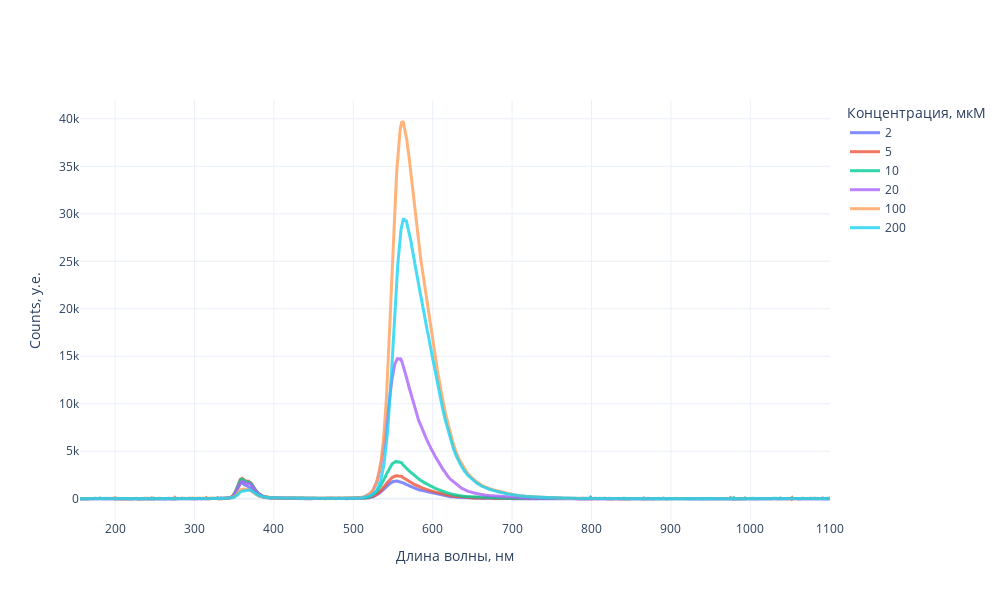

The notebook cell this image was saved under:
### Code cell
fig = go.Figure()

# две кривые
fig.add_trace(go.Scatter(x=R6['nm'], y=R6['I'], name="2", opacity=0.8,line={'width': 3}))
fig.add_trace(go.Scatter(x=R5['nm'], y=R5['I'], name="5", opacity=0.8,line={'width': 3}))
fig.add_trace(go.Scatter(x=R4['nm'], y=R4['I'], name="10", opacity=0.8,line={'width': 3}))
fig.add_trace(go.Scatter(x=R3['nm'], y=R3['I'], name="20", opacity=0.8,line={'width': 3}))
fig.add_trace(go.Scatter(x=R2['nm'], y=R2['I'], name="100", opacity=0.8,line={'width': 3}))
fig.add_trace(go.Scatter(x=R1['nm'], y=R1['I'], name="200", opacity=0.8,line={'width': 3}))

# fig.add_trace(go.Scatter(x=Abs6['нм'], y=Abs6['Abs'], name="Abs6", opacity=0.8,line={'width': 2}))

# fig.add_trace(go.Scatter(x=Abs8['нм'], y=Abs8['Abs'], name="Abs8", opacity=0.8,line={'width': 2}))
# свойства графика
fig.update_layout(
    height=600, width=1000,  # размер фигуры
    # title_text='Спектры флуоресценции родамина при различных концентрациях',
    # title_text=r'$\sqrt{(n_\text{c}(t|{T_\text{early}}))}$',
    title_font_size=20,
    yaxis_title='Counts, у.е.' ,
    xaxis_title="Длина волны, нм" ,
    legend_title_text = 'Концентрация, мкМ'
    # xaxis_rangeslider_visible=True  # слайдер
)
fig.update_xaxes(
    # range=[500, 4000],  # ограничение графика
    zeroline=True,  # рисовать линию x=0
    zerolinewidth=2  # толщина линии x=0
)
# fig.update_yaxes( range= [0, 0.7])

fig.show()

### Figure 1 — Plotly figure (JSON) as saved in the notebook; plotly's stock layout.template omitted (floating-point values rounded to 4 significant figures; data arrays with more than 128 entries replaced by an {"elided": "..."} marker saying what was removed)
{"data": [{"line": {"width": 3}, "name": "2", "opacity": 0.8, "type": "scatter", "x": {"elided": "1637 float values"}, "y": {"elided": "1637 float values"}}, {"line": {"width": 3}, "name": "5", "opacity": 0.8, "type": "scatter", "x": {"elided": "1637 float values"}, "y": {"elided": "1637 float values"}}, {"line": {"width": 3}, "name": "10", "opacity": 0.8, "type": "scatter", "x": {"elided": "1637 float values"}, "y": {"elided": "1637 float values"}}, {"line": {"width": 3}, "name": "20", "opacity": 0.8, "type": "scatter", "x": {"elided": "1637 float values"}, "y": {"elided": "1637 float values"}}, {"line": {"width": 3}, "name": "100", "opacity": 0.8, "type": "scatter", "x": {"elided": "1637 float values"}, "y": {"elided": "1637 float values"}}, {"line": {"width": 3}, "name": "200", "opacity": 0.8, "type": "scatter", "x": {"elided": "1637 float values"}, "y": {"elided": "1637 float values"}}], "layout": {"height": 600, "legend": {"title": {"text": "Концентрация, мкМ"}}, "title": {"font": {"size": 20}}, "width": 1000, "xaxis": {"title": {"text": "Длина волны, нм"}, "zeroline": true, "zerolinewidth": 2}, "yaxis": {"title": {"text": "Counts, у.е."}}}}
